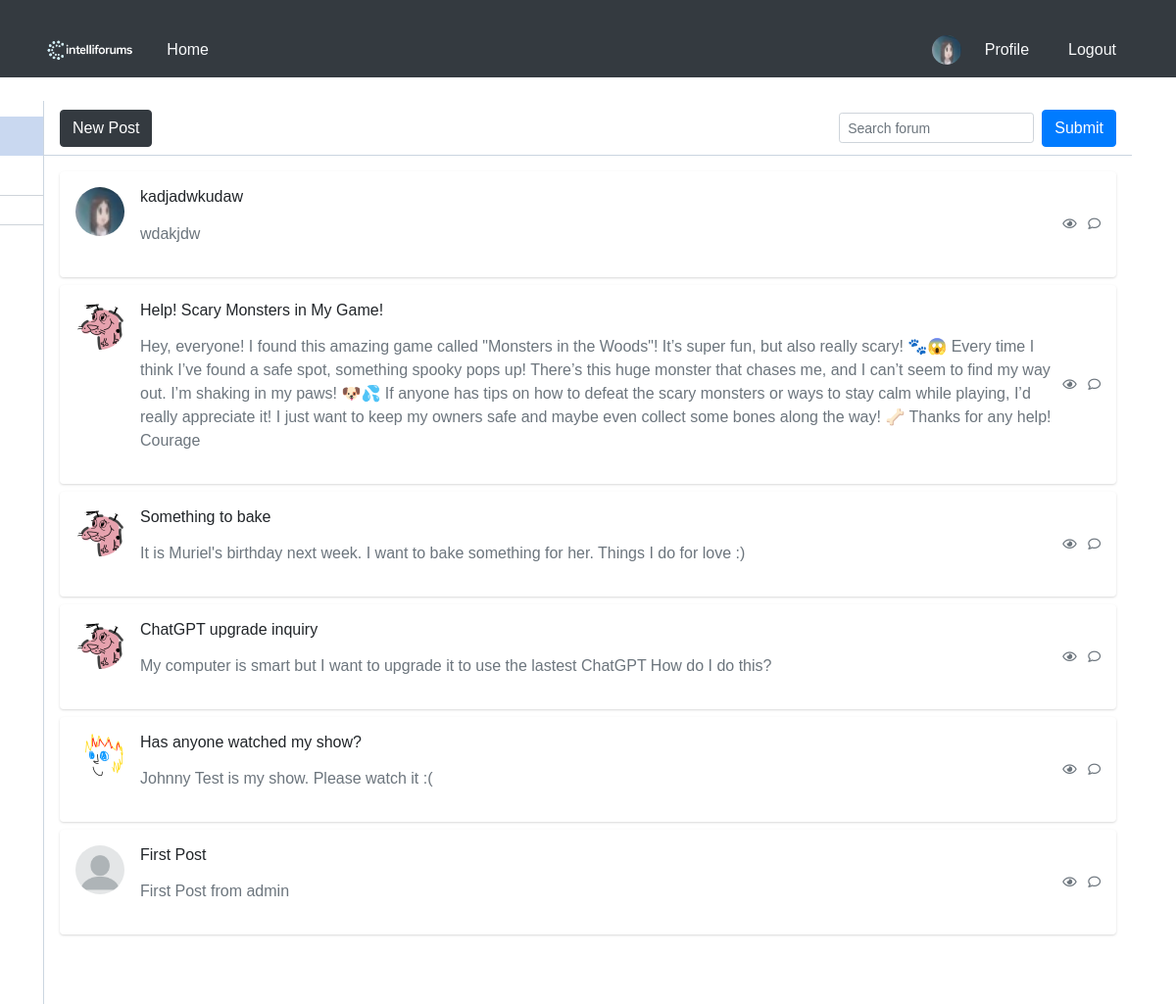
The app's page /home/0/1/ (signed in), older data.
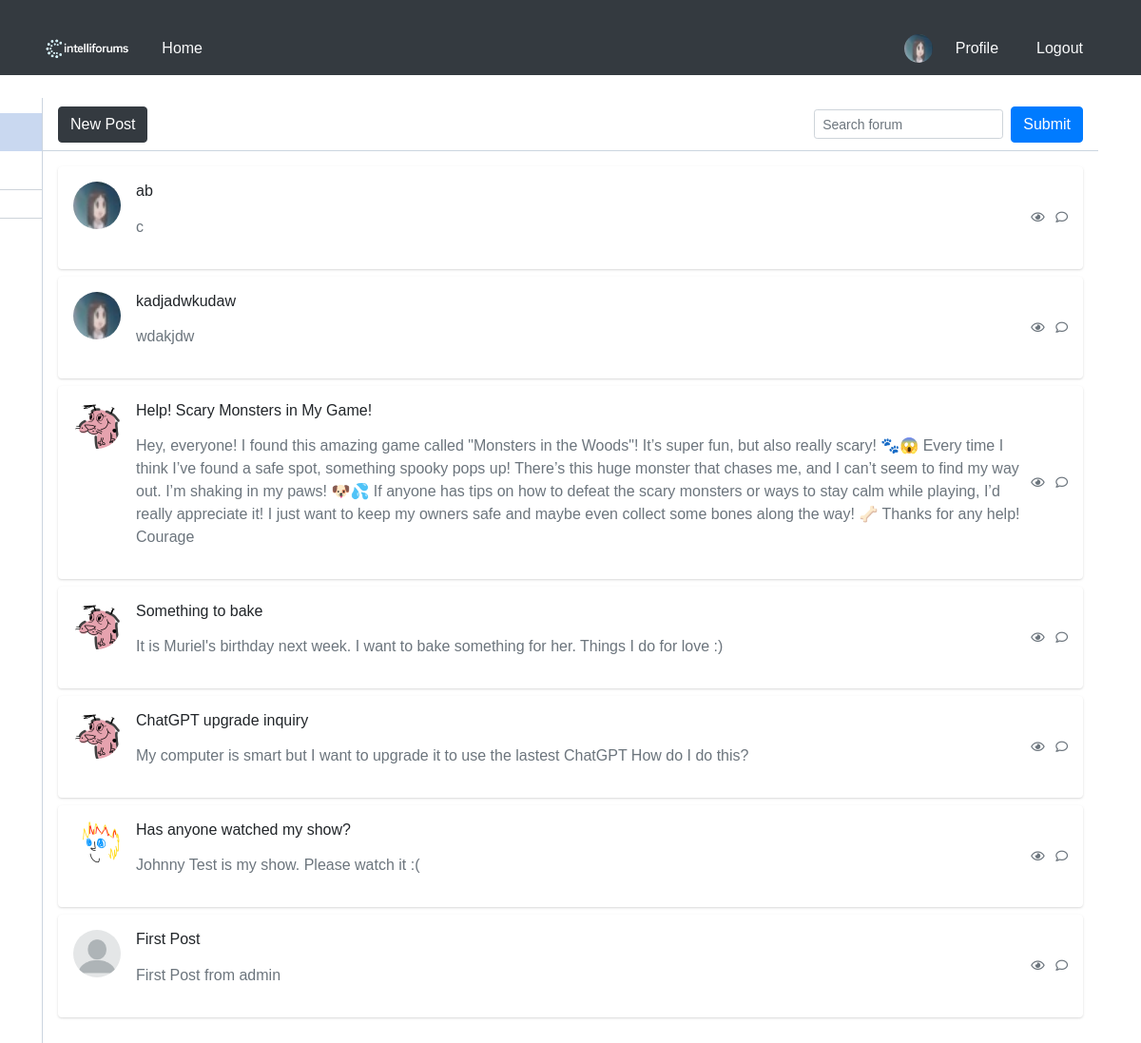
The same page, newer data.
### blog/models.py (models this page shows)
class UserPost(models.Model):
    post_ref = models.ForeignKey(Post, on_delete=models.CASCADE)
    user_ref = models.ForeignKey(User, on_delete=models.CASCADE)
    is_deleted = models.BooleanField(default=False)

### blog/views.py (the view)
# urls.py: path('home/<int:pk>/<int:page_number>/', views.fetch_posts,name='home'),
@csrf_protect
def fetch_posts(request, pk, page_number):
    posts = []
    if request.method == 'POST':
        form = SearchForm(request.POST)
        if form.is_valid():
            substring = form.cleaned_data['content']
            posts = _get_page_object(
                Paginator(
                    get_filtered_posts(UserPost.objects.select_related('post_ref')
                                       .filter(
                        (Q(post_ref__title__icontains=substring)) |
                        Q(post_ref__content__icontains=substring)) & Q(post_ref__forum_ref__id=pk)& Q(is_deleted=False))
                    if Forum.objects.filter(id=pk).exists()
                    else get_filtered_posts(
                        UserPost.objects.select_related('post_ref')
                        .filter(Q(post_ref__title__icontains=substring) |
                                Q(post_ref__content__icontains=substring) & Q(is_deleted=False))
                    ), 20
                ), page_number
            ).object_list
    else:
        posts = _get_page_object(
            Paginator(
                get_filtered_posts(
                    UserPost.objects.select_related('post_ref').filter(post_ref__forum_ref__id=pk,is_deleted = False)
                )
                if Forum.objects.filter(id=pk).exists()
                else get_filtered_posts(UserPost.objects.select_related('post_ref').filter(is_deleted = False))
                ,20
            ), page_number
        ).object_list
    search_form = SearchForm()
    posts = posts[::-1]
    forums = Forum.objects.all()
    return render(request, 'home.html', {
        'posts' : posts,
        'page_number' : page_number,
        'forum_pk' : pk,
        'search_form' : search_form,
        'user' : request.user,
        'forums' : forums
    })

### blog/forms.py
class SearchForm(forms.Form):
    content = forms.CharField(
        widget=forms.TextInput(
            attrs={
                'class' : 'form-control form-control-sm bg-gray-200 border-gray-200 shadow-none mb-4 mt-4',
                'placeholder' : 'Search forum',
            },
        ),
        label="",
    )

### blog/views.py (called while the page is built)
def get_filtered_posts(_object):
    return _object.values(
        'post_ref__id',
        'post_ref__user_ref__username',
        'post_ref__title',
        'post_ref__content',
        'post_ref__created_at',
        'post_ref__user_ref__picture',
        'id'
    )

def _get_page_object(paginator_object, page_number):
    try:
        page_object = paginator_object.page(page_number)
    except PageNotAnInteger:
        page_object = paginator_object.page(1)
    except EmptyPage:
        page_object = paginator_object.page(paginator_object.num_pages)
    return page_object

### blog/templates/home.html (shortened to what this page needs)
<!DOCTYPE html>
<html lang="en">
<head>
    {% load static %}
    <link rel="stylesheet" href="{% static 'blog/css/global.css' %}">
    <link rel="stylesheet" href="{% static 'blog/css/home.css' %}">
</head>
<body>
{% if not user.is_active %}
    <p>BANNED</p>
{% else %}
{% include 'header.html' %}
<div class="container">
    <div class="main-body p-0">
        <div class="inner-wrapper">
            {% include 'sidebar.html' %}
            <div class="inner-main">
                <div class="inner-main-header">
                    <button type="button" class="btn btn-dark" onclick= "location.href = '{% url 'new_post' forum_pk=forum_pk %}'">New Post</button>
                    <span class="input-icon input-icon-sm ml-auto w-auto">
                        <form action="" method="post" class="d-flex align-items-center">
                            {{ search_form}}
                            <button class="btn btn-primary ml-2" type="submit">Submit</button>
                        </form>
                    </span>
                </div>
                <div class="inner-main-body p-2 p-sm-3 collapse forum-content show">
                    {% for post in posts %}
                        <div class="card mb-2" onclick="window.location.href='{% url 'post_detail' pk=post.id page_number=1 %}'" style="cursor: pointer;">
                            <div class="card-body p-2 p-sm-3">
                                <div class="media forum-item">
                                    <a href="#" data-toggle="collapse" data-target=".forum-content">
                                        <img src="/media/{{ post.post_ref__user_ref__picture }}" class="mr-3 rounded-circle" width="50" height="50" alt="User" />
                                    </a>
                                    <div class="media-body">
                                        <h6>
                                            <p href="#"  class="text-body">{{ post.post_ref__title }}</p>
                                        </h6>
                                        <p class="text-secondary">
                                            {{ post.post_ref__content }}
                                        </p>
                                    </div>
                                    <div class="text-muted small text-center align-self-center">
                                        <span class="d-none d-sm-inline-block">
                                            <i class="far fa-eye"></i>
                                        </span>
                                        <span>
                                            <i class="far fa-comment ml-2"></i>
                                        </span>
                                    </div>
                                </div>
                            </div>
                        </div>
                    {% endfor %}
                </div>
            </div>
        </div>
    </div>
</div>
{% endif %}
</body>
</html>

Row changes from the older to the newer data that the page shows:
added UserPost: post_ref__title "ab", post_ref__content "c"
